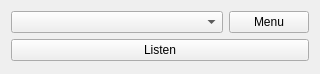
<?xml version="1.0" encoding="UTF-8"?>
<ui version="4.0">
 <class>GUI_Podcasts</class>
 <widget class="PlayerPlugin::Base" name="GUI_Podcasts">
  <property name="geometry">
   <rect>
    <x>0</x>
    <y>0</y>
    <width>320</width>
    <height>74</height>
   </rect>
  </property>
  <layout class="QGridLayout" name="gridLayout">
   <item row="0" column="0">
    <widget class="Gui::ComboBox" name="combo_stream">
     <property name="sizePolicy">
      <sizepolicy hsizetype="MinimumExpanding" vsizetype="Fixed">
       <horstretch>0</horstretch>
       <verstretch>0</verstretch>
      </sizepolicy>
     </property>
     <property name="focusPolicy">
      <enum>Qt::StrongFocus</enum>
     </property>
    </widget>
   </item>
   <item row="0" column="1">
    <widget class="MenuToolButton" name="btn_tool">
     <property name="text">
      <string notr="true">Menu</string>
     </property>
    </widget>
   </item>
   <item row="1" column="0" colspan="2">
    <widget class="QPushButton" name="btn_listen">
     <property name="text">
      <string notr="true">Listen</string>
     </property>
    </widget>
   </item>
  </layout>
 </widget>
 <customwidgets>
  <customwidget>
   <class>Gui::ComboBox</class>
   <extends>QComboBox</extends>
   <header>Gui/Utils/Widgets/ComboBox.h</header>
  </customwidget>
  <customwidget>
   <class>MenuToolButton</class>
   <extends>QPushButton</extends>
   <header location="global">Gui/Utils/MenuTool/MenuTool.h</header>
  </customwidget>
  <customwidget>
   <class>PlayerPlugin::Base</class>
   <extends>QWidget</extends>
   <header>Interfaces/PlayerPlugin/PlayerPluginBase.h</header>
   <container>1</container>
  </customwidget>
 </customwidgets>
 <resources/>
 <connections/>
</ui>
